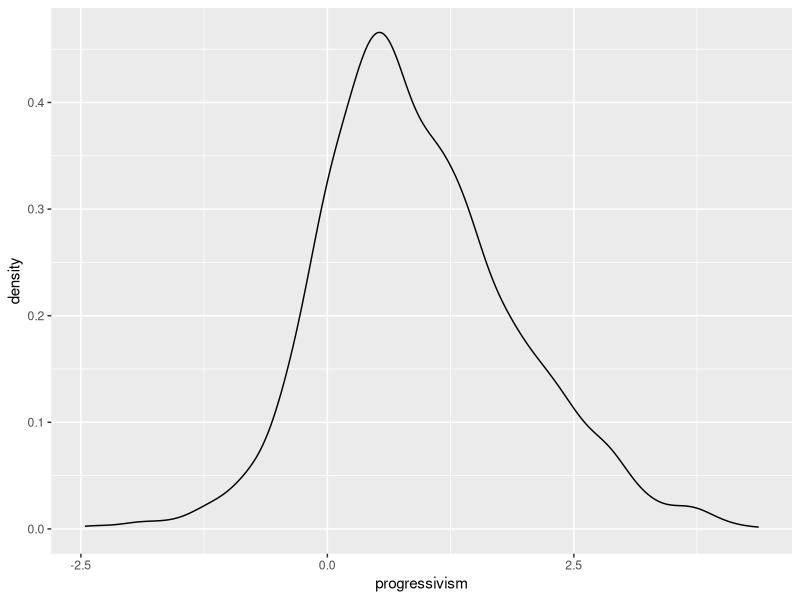
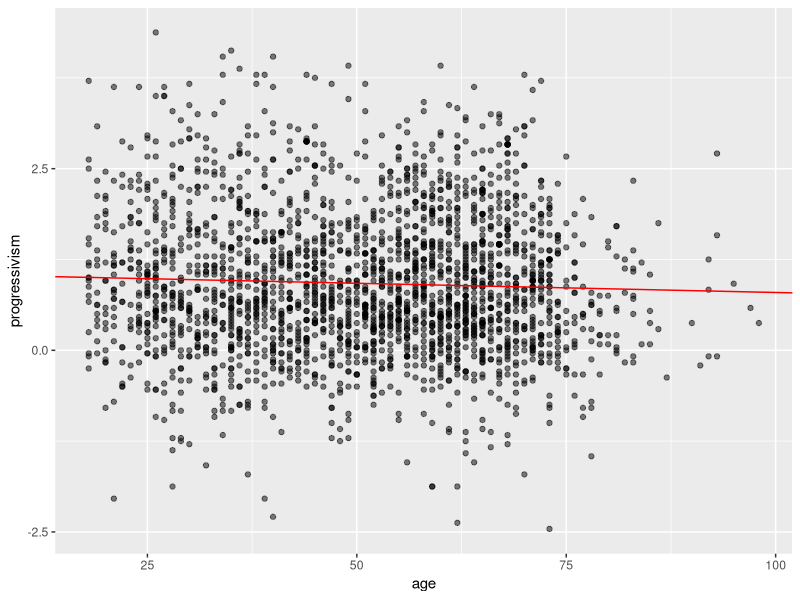
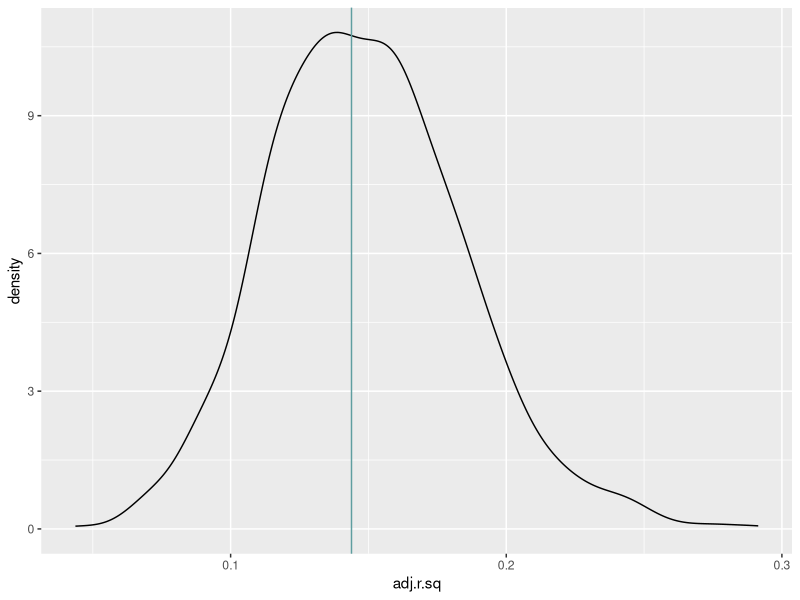
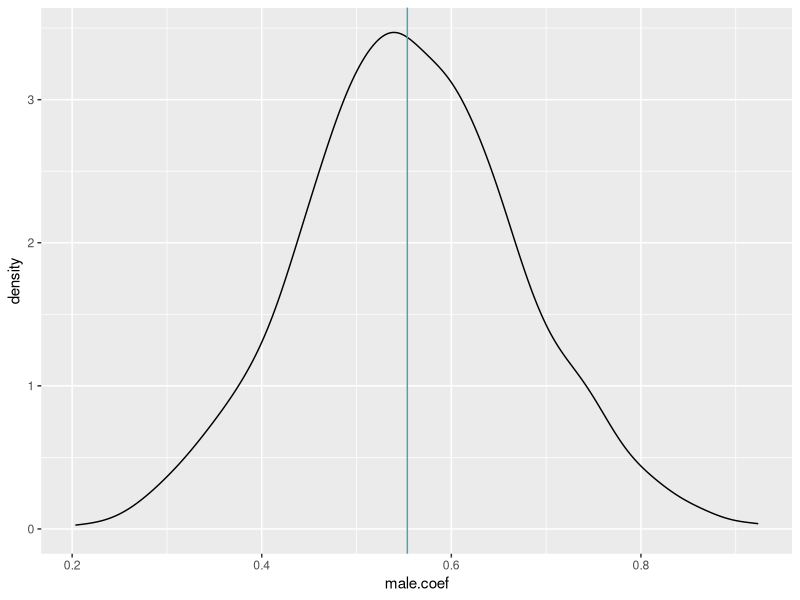
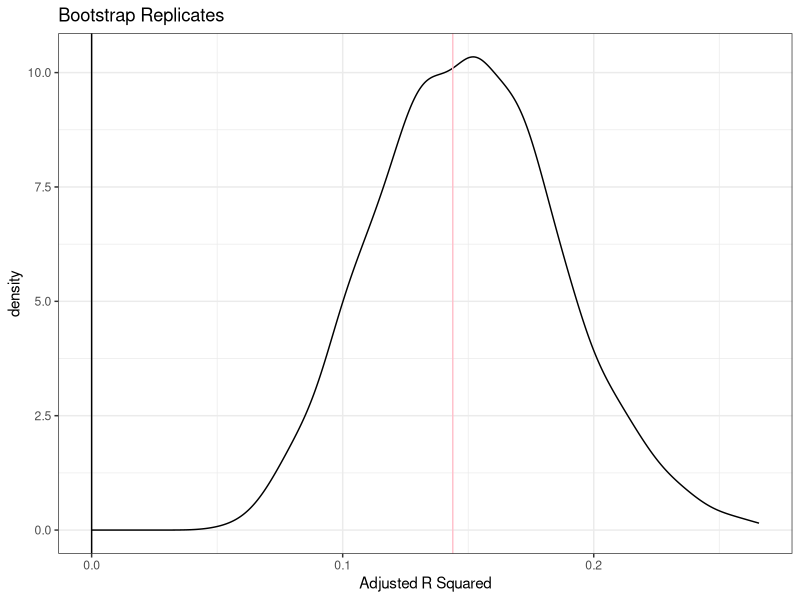
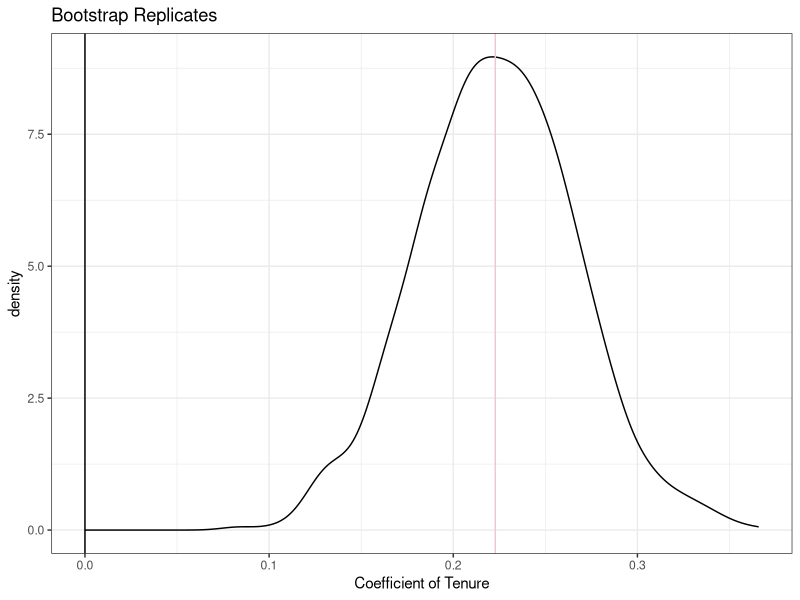

Generate these figures, in order, with R:
library(tidyverse)
library(rsample)
library(here)

d <- read_tsv(here("data","satisfaction_survey.txt"))
cu <- read_tsv(here("data","bank_survey_data.txt"))


ggplot(cu,aes(x=progressivism)) + 
  geom_density()


cu.lm <- lm(progressivism ~ age, data=cu)
summary(cu.lm)

test.ages <- tibble(age = c(0,20,40,60,80,100))

test.ages <- test.ages %>% 
  mutate(est_prog = predict(cu.lm,newdata=test.ages))

ggplot(cu,
       aes(x=age,y=progressivism)) + 
  geom_point(alpha=0.5) + 
  geom_abline(intercept=coef(cu.lm)[1],
              slope=coef(cu.lm)[2],color="red")

sat.lm <- lm(satisfaction ~ tenure, data=d)

summary(sat.lm)




d2 <- d

d2 <- d2 %>% 
  mutate(assigned_sexmale = if_else(assigned_sex=="male",1,0),
         assigned_sexneither = if_else(assigned_sex=="neither",1,0),
         assigned_sexfemale = if_else(assigned_sex == "female",1,0),
         location_Seattle = if_else(location=="Seattle",1,0))


summary(lm(satisfaction ~ assigned_sexmale + assigned_sexneither + 
             assigned_sexfemale,
        data=d2))

lm.1 <- lm(satisfaction ~ assigned_sex + location + tenure,
           data=d)

anova(lm.1)

lm.final <- lm(satisfaction ~ assigned_sex + tenure, 
               data=d)

## Code developed on 20220214

n.sim <- 1000
results <- tibble(adj.r.sq = rep(NA,n.sim),
                  male.coef = rep(NA,n.sim))

for(i in 1:n.sim){
  
  # First, get new data set
  new.d <- d %>% 
    slice_sample(n=nrow(d),replace=T)
  
  lm.new <-  lm(satisfaction ~ assigned_sex + tenure, 
                data=new.d)
  
  results$adj.r.sq[i] <- summary(lm.new)$adj.r.squared
  results$male.coef[i] <- summary(lm.new)$coefficients[2,1]
}

ggplot(results,
       aes(x=adj.r.sq)) + 
  geom_density() + 
  geom_vline(xintercept = summary(lm.final)$adj.r.squared,col="cadet blue")


ggplot(results,
       aes(x=male.coef)) + 
  geom_density() + 
  geom_vline(xintercept = summary(lm.final)$coefficients[2,1],col="cadet blue")


quantile(results$male.coef,probs=c(0.025,0.975))


## Code from 2021 AAM class

# adjusted R squared and tenure coefficient
n.sim <- 1500

results <- tibble(adj_r_sq=rep(NA,n.sim),
                  tenure_coef=rep(NA,n.sim))

for(i in 1:n.sim){
  new.d <- d %>% 
    slice_sample(n=nrow(d),replace=T)
  
  lm.new <- lm(satisfaction ~ assigned_sex + tenure, 
               data=new.d)
  
  results$adj_r_sq[i] <- summary(lm.new)$adj.r.squared
  results$tenure_coef[i] <- coef(lm.new)[4]

}

ggplot(results,
       aes(x=adj_r_sq)) + 
  geom_density() + 
  theme_bw() + 
  labs(x="Adjusted R Squared",
       title="Bootstrap Replicates") +
  geom_vline(xintercept = summary(lm.final)$adj.r.squared,color="pink") + 
  geom_vline(xintercept=0)

ggplot(results,
       aes(x=tenure_coef)) + 
  geom_density() + 
  theme_bw() + 
  labs(x="Coefficient of Tenure",
       title="Bootstrap Replicates") +
  geom_vline(xintercept = coef(lm.final)[4],color="pink") + 
  geom_vline(xintercept=0)


results %>% 
  summarize(r2 = mean(adj_r_sq),
            r2_se = sd(adj_r_sq),
            tenure = mean(tenure_coef),
            tenure_se=sd(tenure_coef))

n.sim <- 500

replicates <- bootstraps(d,times=n.sim)
results.2 <- tibble(adj_r_sq=rep(NA,n.sim),
                    tenure_coef=rep(NA,n.sim))

for(i in 1:n.sim){
  
  lm.new <- lm(satisfaction ~ assigned_sex + tenure, 
               data=as.data.frame(replicates$splits[[i]]))
  
  results.2$adj_r_sq[i] <- summary(lm.new)$adj.r.squared
  results.2$tenure_coef[i] <- coef(lm.new)[4]
  
}
